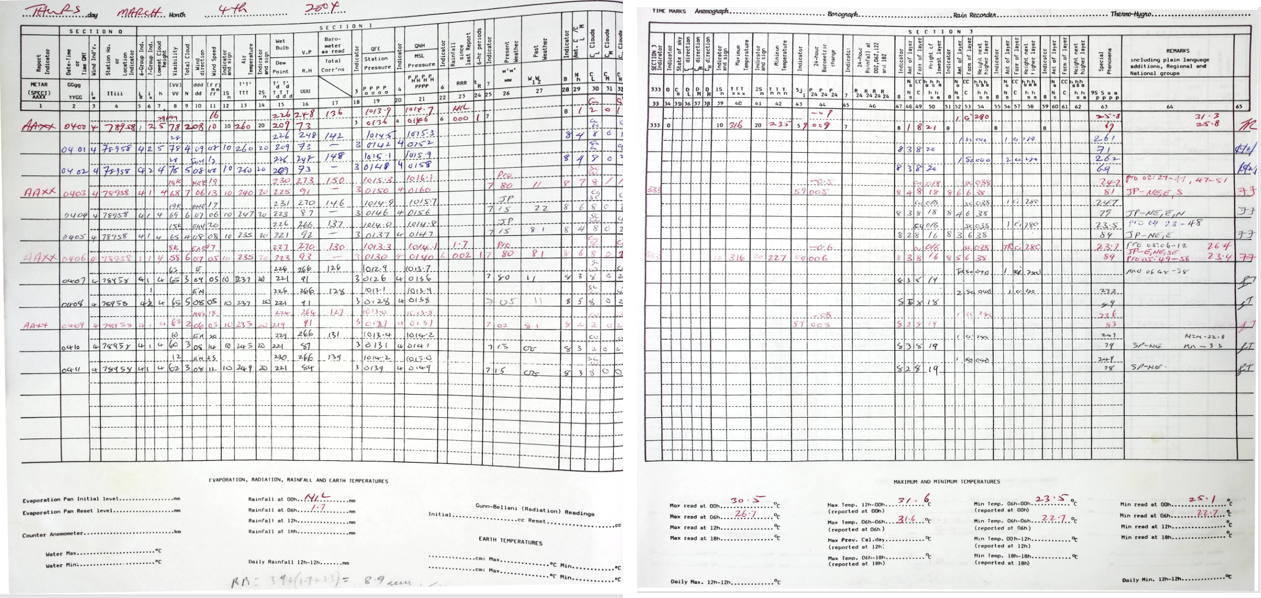
#> input picture scripts/wxregister/synop_day1_combined.png, 1261 x 598 px
$ python align_combine.py synop_day1_combined.png synop_day2_combined.png synop_day2_combined.png
#> lines starting #> are read from the running program, lines starting #| are printed output that depends on the picture
"""Align the left (Sections 0/1) and right (Section 3) halves of a synoptic
register sheet so their data rows line up, then composite side by side.

Generic for any front/back scan pair from this weather register:

    python align_combine.py <front.png> <back.png> <out.png>

The two halves are the same physical sheet, so their ruled data rows must
share a row spacing. We estimate each half's row pitch by autocorrelation,
uniformly scale the back half by the pitch ratio (preserving its aspect
ratio), then solve a fine vertical shift by cross-correlating the row-darkness
profiles over the table body only (header/footer text excluded)."""
import sys

import numpy as np
from PIL import Image

# Vertical fraction of each scan occupied by the ruled data-table body. The
# header (section titles, column numbers) and footer (evaporation / max-min
# blocks) sit outside this band and would otherwise skew the correlation.
BODY = (0.16, 0.80)
GAP = 14  # white gutter between the two halves, px


def dark_profile(im_gray, lo=0.12, hi=0.88, body=None):
    """Row darkness profile. If ``body=(a,b)`` (fractions), the profile is
    zeroed outside that vertical band so header/footer text can't dominate
    the cross-correlation."""
    h, w = im_gray.shape
    band = im_gray[:, int(w * lo):int(w * hi)]
    d = (255 - band).mean(axis=1) / 255.0
    d = d - d.mean()
    if body is not None:
        mask = np.zeros(h)
        mask[int(h * body[0]):int(h * body[1])] = 1.0
        d = d * mask
    return d


def row_pitch(d, lo=15, hi=33):
    """Dominant table-row pitch (px) via autocorrelation of a body profile."""
    ac = np.correlate(d, d, 'full')[len(d) - 1:]
    return lo + int(np.argmax(ac[lo:hi]))


def best_shift(dL, dR2, tmax=45):
    """Best vertical shift t aligning already-scaled right profile to left.

    The two halves are the same sheet scanned the same way, so corresponding
    rows sit at nearly the same absolute height — the true shift is small.
    Restricting |t| <= tmax prevents the periodic row grid from aliasing onto
    a solution a whole header-block away (every line would still 'match' one
    row over, but the wrong one)."""
    nL = len(dL)
    best = (-2.0, 0)
    for t in range(-tmax, tmax + 1, 1):
        a0, a1 = max(0, t), min(nL, t + len(dR2))
        if a1 - a0 < nL * 0.45:
            continue
        segL, segR = dL[a0:a1], dR2[a0 - t:a1 - t]
        sL, sR = segL.std(), segR.std()
        if sL < 1e-6 or sR < 1e-6:
            continue
        c = float((segL * segR).mean() / (sL * sR))
        if c > best[0]:
            best = (c, t)
    return best  # corr, shift


def main(front_p, back_p, out_p):
#> called with front_p = 'synop_day1_combined.png', back_p = 'synop_day2_combined.png', out_p = 'synop_day2_combined.png'
    front = Image.open(front_p).convert('RGBA')
    back = Image.open(back_p).convert('RGBA')
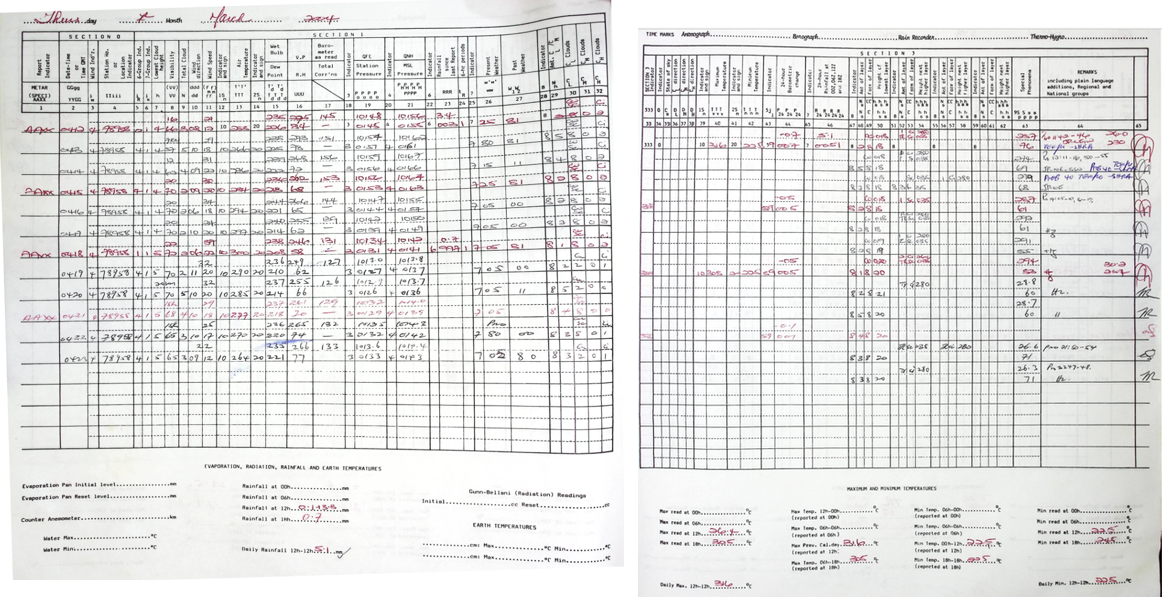
#> input picture scripts/wxregister/synop_day2_combined.png, 1162 x 597 px
    gL = np.asarray(front.convert('L')).astype(float)
    gR = np.asarray(back.convert('L')).astype(float)
    # restrict to the ruled table body, excluding header + footer text
    dL = dark_profile(gL, body=BODY)
#> in dark_profile, `band = im_gray[:, int(w * lo):int(w * hi)]`:
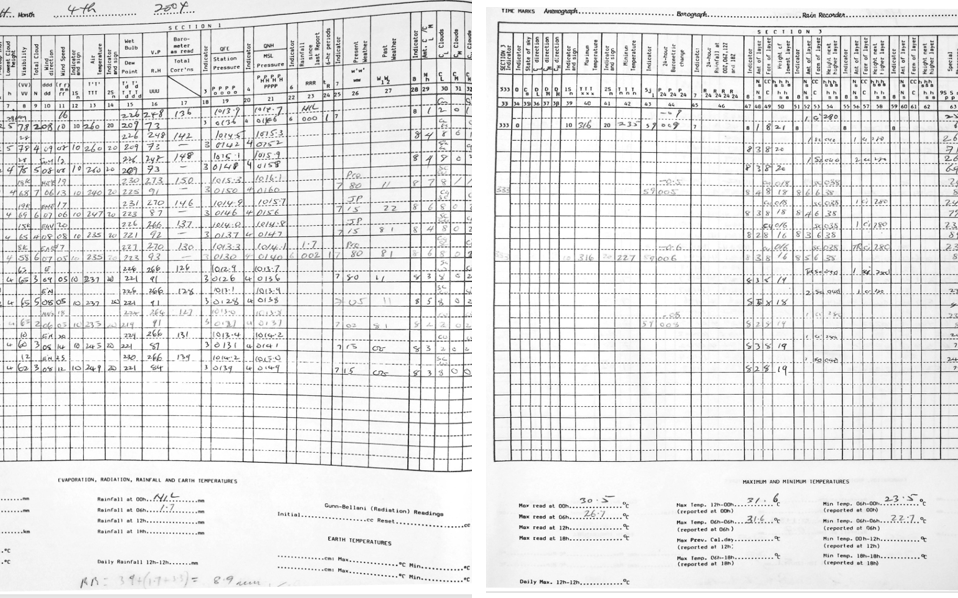
#> band: shape (598, 958) float64; min 34, max 255, mean 228.4
#> in dark_profile, `d = (255 - band).mean(axis=1) / 255.0`: d = 598 values, max 0.364 at index 305, min 0 at index 593, mean 0.104
#> in dark_profile, `d = d - d.mean()`: d = 598 values, max 0.26 at index 305, min -0.104 at index 593, mean 2.97e-18
#> in dark_profile, `d = d * mask`: d = 598 values, max 0.26 at index 305, min -0.0818 at index 473, mean 0.00256
#> dL has the same summary as d in dark_profile
    dR = dark_profile(gR, body=BODY)
#> call 2 of dark_profile, with lo = 0.12, hi = 0.88, body = (0.16, 0.8)
#> in dark_profile (call 2), `band = im_gray[:, int(w * lo):int(w * hi)]`:
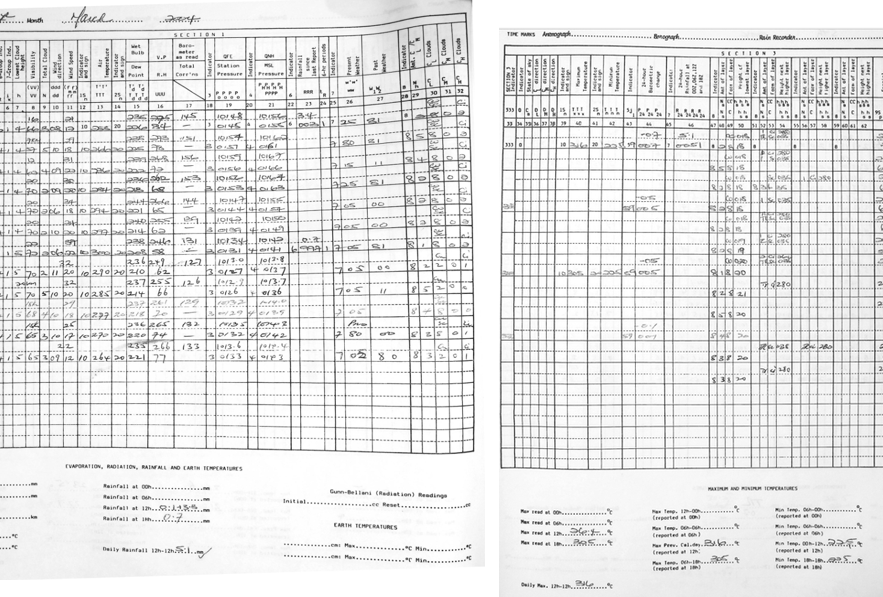
#> band: shape (597, 883) float64; min 36, max 255, mean 228.3
#> in dark_profile (call 2), `d = (255 - band).mean(axis=1) / 255.0`: d = 597 values, max 0.268 at index 340, min 0.024 at index 478, mean 0.105
#> in dark_profile (call 2), `d = d - d.mean()`: d = 597 values, max 0.163 at index 340, min -0.0806 at index 478, mean -2.98e-18
#> in dark_profile (call 2), `d = d * mask`: d = 597 values, max 0.163 at index 340, min -0.0806 at index 473, mean 0.00634
#> dR has the same summary as d in dark_profile

    # Uniform scale from the row-pitch ratio so the two halves share a row
    # spacing while the right page keeps its own aspect ratio.
    pL, pR = row_pitch(dL[dL != 0]), row_pitch(dR[dR != 0])
#> in row_pitch, `ac = np.correlate(d, d, 'full')[len(d) - 1:]`: ac = 383 values, max 0.949 at index 0, min -0.131 at index 216, mean 0.0043
#> pL = 22; pR = 21
    s = pL / pR
#> s = 1.05
    new_w = int(round(back.width * s))
#> new_w = 1217
    new_h = int(round(back.height * s))
#> new_h = 625
    back_s = back.resize((new_w, new_h), Image.LANCZOS)

    # Fine vertical shift on the scaled right profile.
    gRs = np.asarray(back_s.convert('L')).astype(float)
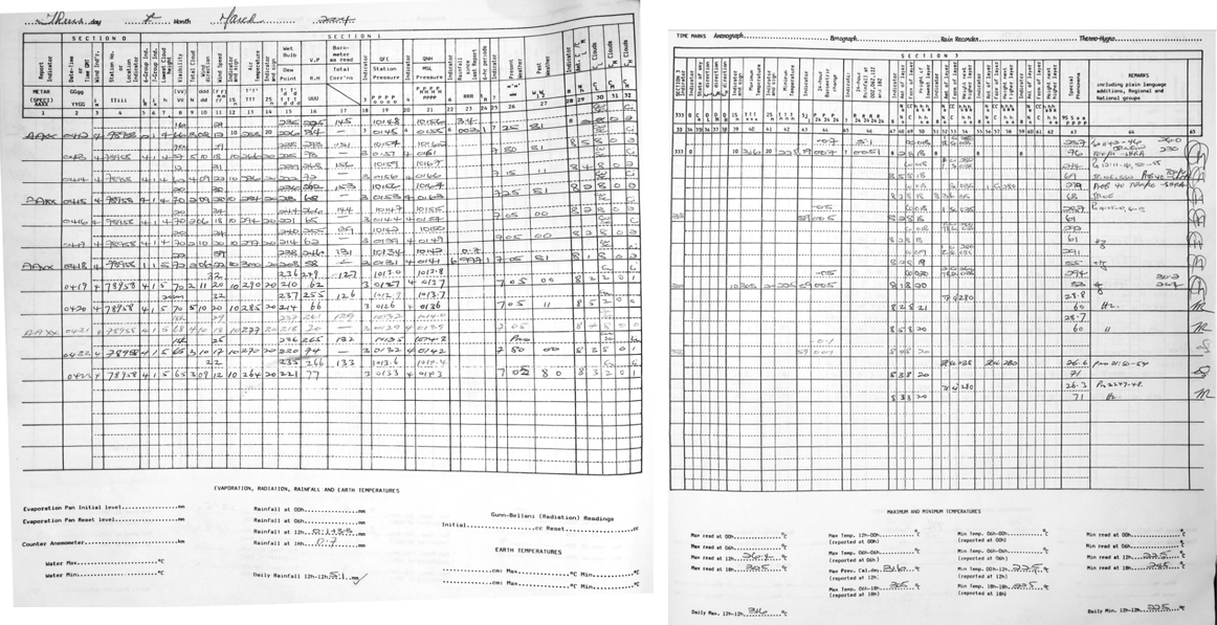
#> gRs: shape (625, 1217) float64; min 0, max 255, mean 225.4
    dRs = dark_profile(gRs, body=BODY)
#> call 3 of dark_profile, with lo = 0.12, hi = 0.88, body = (0.16, 0.8)
#> in dark_profile (call 3), `band = im_gray[:, int(w * lo):int(w * hi)]`:
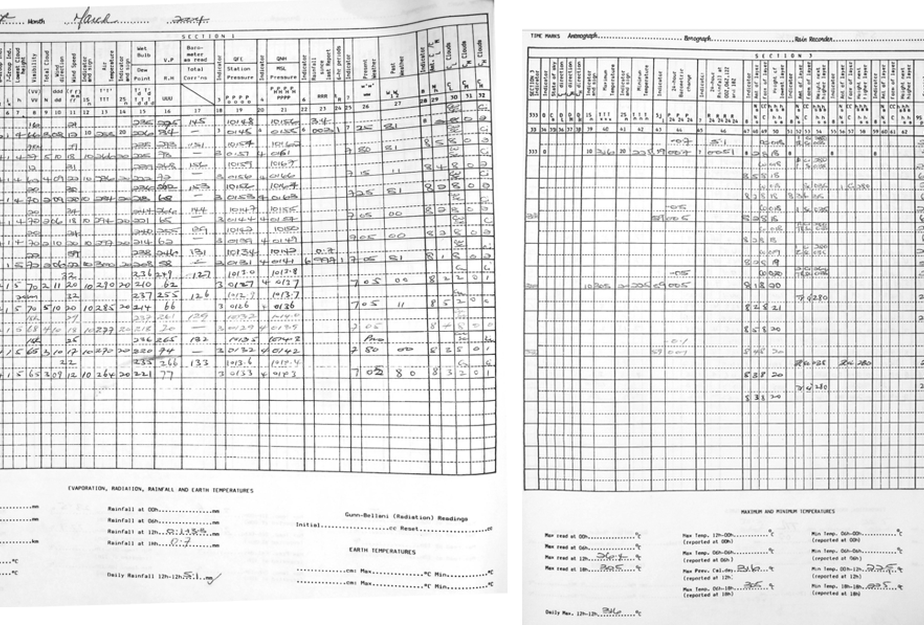
#> band: shape (625, 924) float64; min 26, max 255, mean 228
#> in dark_profile (call 3), `d = (255 - band).mean(axis=1) / 255.0`: d = 625 values, max 0.266 at index 356, min 0.0232 at index 493, mean 0.106
#> in dark_profile (call 3), `d = d - d.mean()`: d = 625 values, max 0.16 at index 356, min -0.0826 at index 493, mean -8.53e-18
#> in dark_profile (call 3), `d = d * mask`: d = 625 values, max 0.16 at index 356, min -0.0826 at index 493, mean 0.00648
#> dRs has the same summary as d in dark_profile
    corr, t = best_shift(dL, dRs)
#> in best_shift, `nL = len(dL)`: nL = 598
#> the loop in best_shift, `for t in range(-tmax, tmax + 1, 1):` made 91 passes
#> (a0, a1, sL, sR, c, best) on passes 1, 5, 6, 7, 17, 18: (0, 580, 0.0404, 0.0394, -0.013, (-0.013, -45)), (0, 584, 0.0402, 0.0392, 0.148, (0.148, -41)), (0, 585, 0.0402, 0.0392, 0.307, (0.307, -40)), (0, 586, 0.0402, 0.0392, 0.316, (0.316, -39)), (0, 596, 0.0398, 0.0388, 0.491, (0.491, -29)), (0, 597, 0.0398, 0.0388, 0.633, (0.633, -28))
#> (a0, a1, sL, sR, c) on passes 2, 3, 4, 8, 9, 10: (0, 581, 0.0403, 0.0393, -0.0547), (0, 582, 0.0403, 0.0393, -0.0701), (0, 583, 0.0403, 0.0393, -0.0165), (0, 587, 0.0401, 0.0391, 0.215), (0, 588, 0.0401, 0.0391, 0.111), (0, 589, 0.04, 0.0391, 0.063)
#> corr = 0.633; t = -28
    print(f'pitch L={pL} R={pR} scale={s:.4f} shift={t} corr={corr:.3f}')
#| pitch L=22 R=21 scale=1.0476 shift=-28 corr=0.633

    # canvas tall enough for both at their offsets (left at y=0, right at y=t)
    top = min(0, t)
#> top = -28
    bottom = max(front.height, t + new_h)
#> bottom = 598
    H = bottom - top
#> H = 626
    W = front.width + GAP + back_s.width
#> W = 2492
    canvas = Image.new('RGBA', (W, H), (255, 255, 255, 255))
#> canvas: PIL image 2492x626 RGBA; every value is 255
    canvas.paste(front, (0, 0 - top), front)
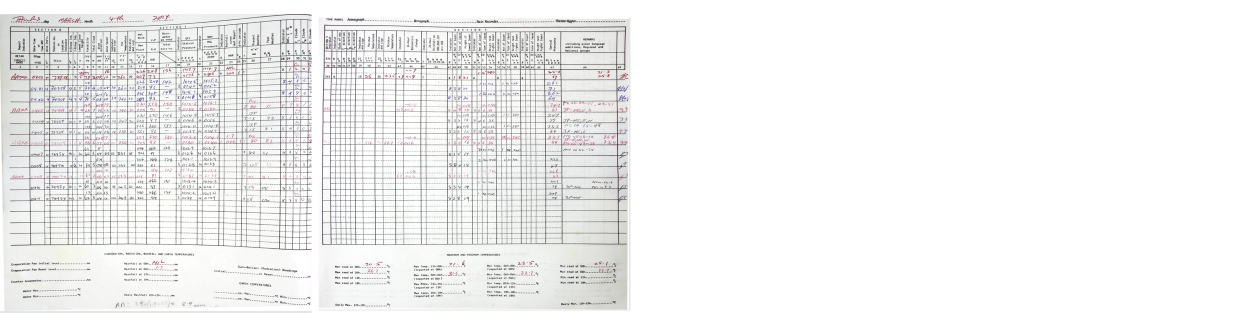
#> canvas: PIL image 2492x626 RGBA (shown at 1/2 size); mean R, G, B, A 240.9, 241, 240.5, 255
    canvas.paste(back_s, (front.width + GAP, t - top), back_s)
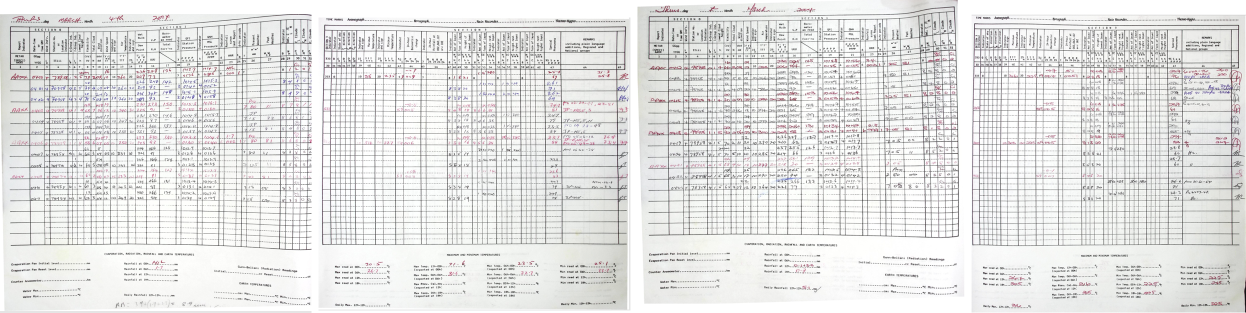
#> canvas: PIL image 2492x626 RGBA (shown at 1/2 size); mean R, G, B, A 226.6, 226.5, 225.7, 255
    canvas.convert('RGB').save(out_p, 'PNG')
    print(f'wrote {out_p} {canvas.size}')
#| wrote synop_day2_combined.png (2492, 626)


if __name__ == '__main__':
    if len(sys.argv) != 4:
        sys.exit('usage: python align_combine.py <front.png> <back.png> <out.png>')
    main(*sys.argv[1:4])
